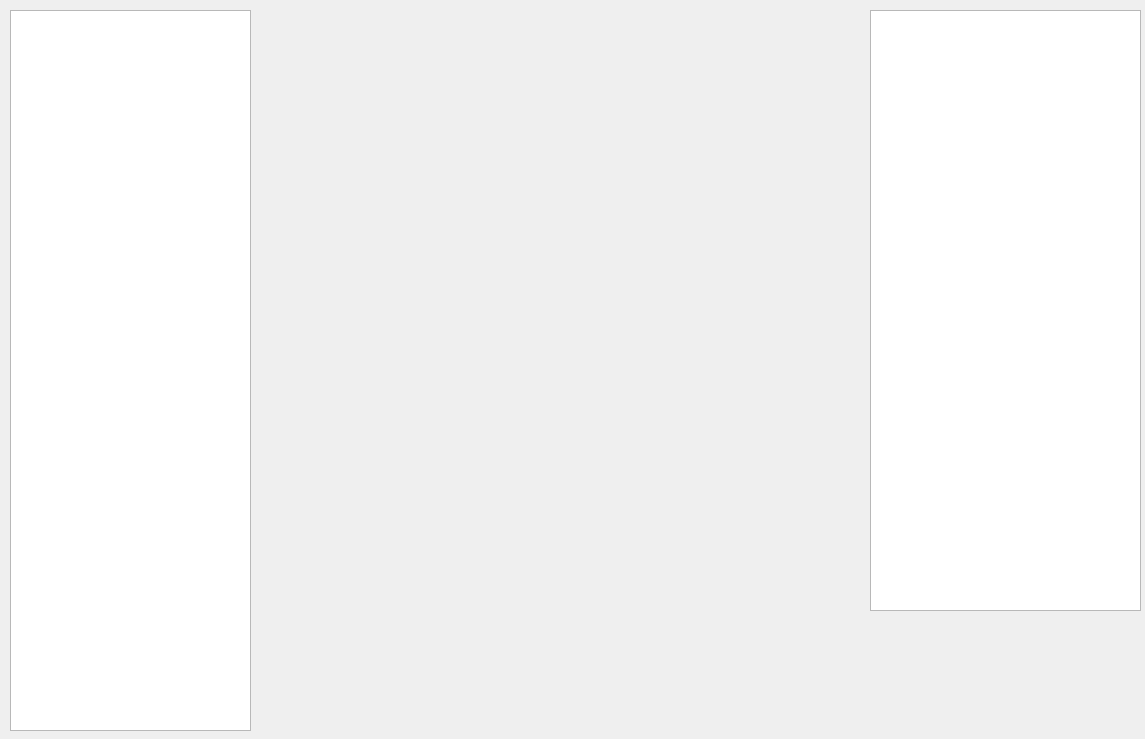
<?xml version="1.0" encoding="UTF-8"?>
<ui version="4.0">
 <class>Analyzer</class>
 <widget class="QWidget" name="Analyzer">
  <property name="geometry">
   <rect>
    <x>0</x>
    <y>0</y>
    <width>1145</width>
    <height>739</height>
   </rect>
  </property>
  <property name="sizePolicy">
   <sizepolicy hsizetype="Fixed" vsizetype="Fixed">
    <horstretch>0</horstretch>
    <verstretch>0</verstretch>
   </sizepolicy>
  </property>
  <property name="windowTitle">
   <string>Analyzer</string>
  </property>
  <widget class="QVTKWidget" name="qvtkWidget">
   <property name="geometry">
    <rect>
     <x>260</x>
     <y>10</y>
     <width>600</width>
     <height>600</height>
    </rect>
   </property>
   <property name="sizePolicy">
    <sizepolicy hsizetype="Preferred" vsizetype="Preferred">
     <horstretch>0</horstretch>
     <verstretch>0</verstretch>
    </sizepolicy>
   </property>
  </widget>
  <widget class="QTreeView" name="treeView">
   <property name="geometry">
    <rect>
     <x>10</x>
     <y>10</y>
     <width>241</width>
     <height>721</height>
    </rect>
   </property>
  </widget>
  <widget class="QPlainTextEdit" name="plainTextEdit">
   <property name="geometry">
    <rect>
     <x>870</x>
     <y>10</y>
     <width>271</width>
     <height>601</height>
    </rect>
   </property>
  </widget>
 </widget>
 <layoutdefault spacing="6" margin="11"/>
 <customwidgets>
  <customwidget>
   <class>QVTKWidget</class>
   <extends>QWidget</extends>
   <header>QVTKWidget.h</header>
  </customwidget>
 </customwidgets>
 <resources/>
 <connections/>
</ui>
